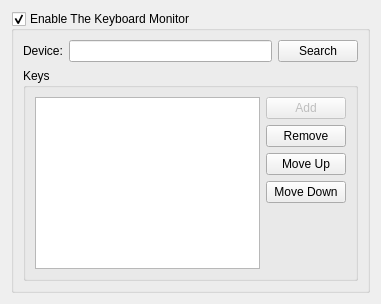
<?xml version="1.0" encoding="UTF-8"?>
<ui version="4.0">
 <class>KeyboardConfig</class>
 <widget class="QWidget" name="KeyboardConfig">
  <property name="geometry">
   <rect>
    <x>0</x>
    <y>0</y>
    <width>381</width>
    <height>304</height>
   </rect>
  </property>
  <property name="windowTitle">
   <string notr="true"/>
  </property>
  <layout class="QVBoxLayout" name="verticalLayout">
   <property name="spacing">
    <number>0</number>
   </property>
   <item>
    <widget class="QGroupBox" name="kcfg_enableKeyboard">
     <property name="title">
      <string>Enable The Keyboard Monitor</string>
     </property>
     <property name="checkable">
      <bool>true</bool>
     </property>
     <layout class="QVBoxLayout" name="verticalLayout_3">
      <item>
       <layout class="QFormLayout" name="formLayout_2">
        <property name="fieldGrowthPolicy">
         <enum>QFormLayout::ExpandingFieldsGrow</enum>
        </property>
        <item row="0" column="0">
         <widget class="QLabel" name="label">
          <property name="text">
           <string>Device:</string>
          </property>
          <property name="buddy">
           <cstring>kcfg_keyboardDevice</cstring>
          </property>
         </widget>
        </item>
        <item row="0" column="1">
         <layout class="QHBoxLayout" name="horizontalLayout_2">
          <item>
           <widget class="KLineEdit" name="kcfg_keyboardDevice"/>
          </item>
          <item>
           <widget class="QPushButton" name="searchButton">
            <property name="text">
             <string>Search</string>
            </property>
           </widget>
          </item>
         </layout>
        </item>
       </layout>
      </item>
      <item>
       <widget class="QGroupBox" name="groupBox">
        <property name="title">
         <string>Keys</string>
        </property>
        <layout class="QVBoxLayout" name="verticalLayout_2">
         <item>
          <layout class="QGridLayout" name="gridLayout">
           <item row="1" column="1">
            <widget class="QPushButton" name="removeButton">
             <property name="text">
              <string>Remove</string>
             </property>
            </widget>
           </item>
           <item row="2" column="1">
            <widget class="QPushButton" name="upButton">
             <property name="text">
              <string>Move Up</string>
             </property>
            </widget>
           </item>
           <item row="3" column="1">
            <widget class="QPushButton" name="downButton">
             <property name="text">
              <string>Move Down</string>
             </property>
            </widget>
           </item>
           <item row="4" column="1">
            <spacer name="verticalSpacer">
             <property name="orientation">
              <enum>Qt::Vertical</enum>
             </property>
             <property name="sizeHint" stdset="0">
              <size>
               <width>20</width>
               <height>40</height>
              </size>
             </property>
            </spacer>
           </item>
           <item row="0" column="1">
            <widget class="QPushButton" name="addButton">
             <property name="enabled">
              <bool>false</bool>
             </property>
             <property name="text">
              <string>Add</string>
             </property>
            </widget>
           </item>
           <item row="0" column="0" rowspan="5">
            <widget class="QListWidget" name="listWidget">
             <property name="editTriggers">
              <set>QAbstractItemView::NoEditTriggers</set>
             </property>
             <property name="alternatingRowColors">
              <bool>true</bool>
             </property>
             <property name="iconSize">
              <size>
               <width>50</width>
               <height>50</height>
              </size>
             </property>
            </widget>
           </item>
          </layout>
         </item>
        </layout>
       </widget>
      </item>
     </layout>
    </widget>
   </item>
  </layout>
 </widget>
 <customwidgets>
  <customwidget>
   <class>KLineEdit</class>
   <extends>QLineEdit</extends>
   <header>klineedit.h</header>
  </customwidget>
 </customwidgets>
 <tabstops>
  <tabstop>kcfg_enableKeyboard</tabstop>
  <tabstop>kcfg_keyboardDevice</tabstop>
  <tabstop>searchButton</tabstop>
  <tabstop>listWidget</tabstop>
  <tabstop>addButton</tabstop>
  <tabstop>removeButton</tabstop>
  <tabstop>upButton</tabstop>
  <tabstop>downButton</tabstop>
 </tabstops>
 <resources/>
 <connections/>
</ui>
